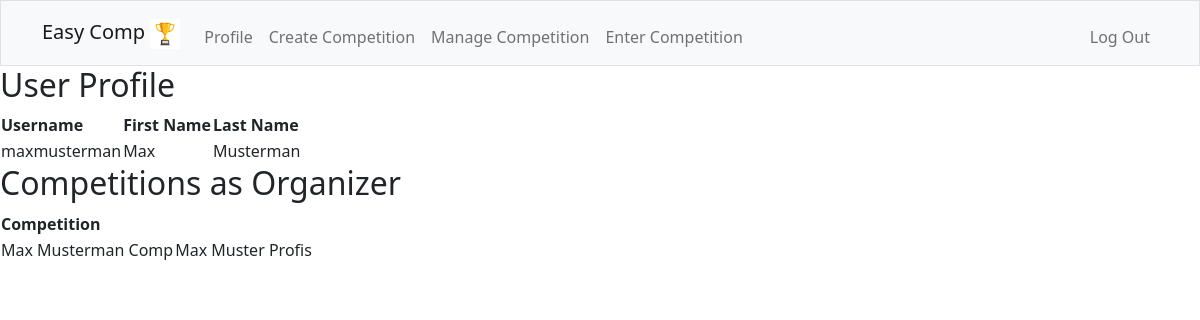
The page / (signed in) on the database its author committed.
### tables this page shows
CREATE TABLE users (
    id INTEGER NOT NULL,
    username TEXT NOT NULL,
    hash TEXT NOT NULL,
    firstname TEXT NOT NULL,
    lastname TEXT NOT NULL,
    PRIMARY KEY(id)
);

CREATE TABLE competitions (
    id INTEGER NOT NULL,
    name TEXT NOT NULL,
    format TEXT NOT NULL,
    organizer_id INTEGER NOT NULL,
    PRIMARY KEY(id),
    FOREIGN KEY(organizer_id) REFERENCES users(id)
);

### app.py (the view)
@app.route("/")
@login_required
def index():
    rows = db.execute("SELECT * FROM users WHERE id = ?", session["user_id"])
    username = rows[0]["username"]
    firstname = rows[0]["firstname"]
    lastname = rows[0]["lastname"]
    competitions = []
    rows = db.execute("SELECT * FROM competitions WHERE organizer_id = ?", session["user_id"])
    for i in range(len(rows)):
        competition = rows[i]["name"]
        competitions.append(competition)
    return render_template("index.html", username=username, firstname=firstname, lastname=lastname, competitions=competitions)

### app.py (called while the page is built)
@app.after_request
def after_request(response):
    response.headers["Cache-Control"] = "no-cache, no-store, must-revalidate"
    response.headers["Expires"] = 0
    response.headers["Pragma"] = "no-cache"
    return response

### helpers.py (called while the page is built)
def login_required(f):
    @wraps(f)
    def decorated_function(*args, **kwargs):
        if session.get("user_id") is None:
            return redirect("/login")
        return f(*args, **kwargs)
    return decorated_function

### templates/index.html
{% extends "layout.html" %}
{% block main %}
<h2>User Profile</h2>
<table>
    <thead>
        <tr>
            <th>Username</th>
            <th>First Name</th>
            <th>Last Name</th>
        </tr>
    </thead>
    <tbody>
        <tr>
            <td>{{ username }}</td>
            <td>{{ firstname | capitalize }}</td>
            <td>{{ lastname | capitalize }}</td>
        </tr>
    </tbody>
</table>
<table>
    <h2>Competitions as Organizer</h2>
    <thead>
        <tr>
            <th>Competition</th>
        </tr>
    </thead>
    <tbody>
        {% for competition in competitions %}
        <td>{{ competition }}</td>
        {% endfor %}
    </tbody>
</table>
{% endblock %}

### rows shown on the page
users: username "maxmusterman", firstname "Max", lastname "Musterman"
competitions: name "Max Musterman Comp"
competitions: name "Max Muster Profis"
